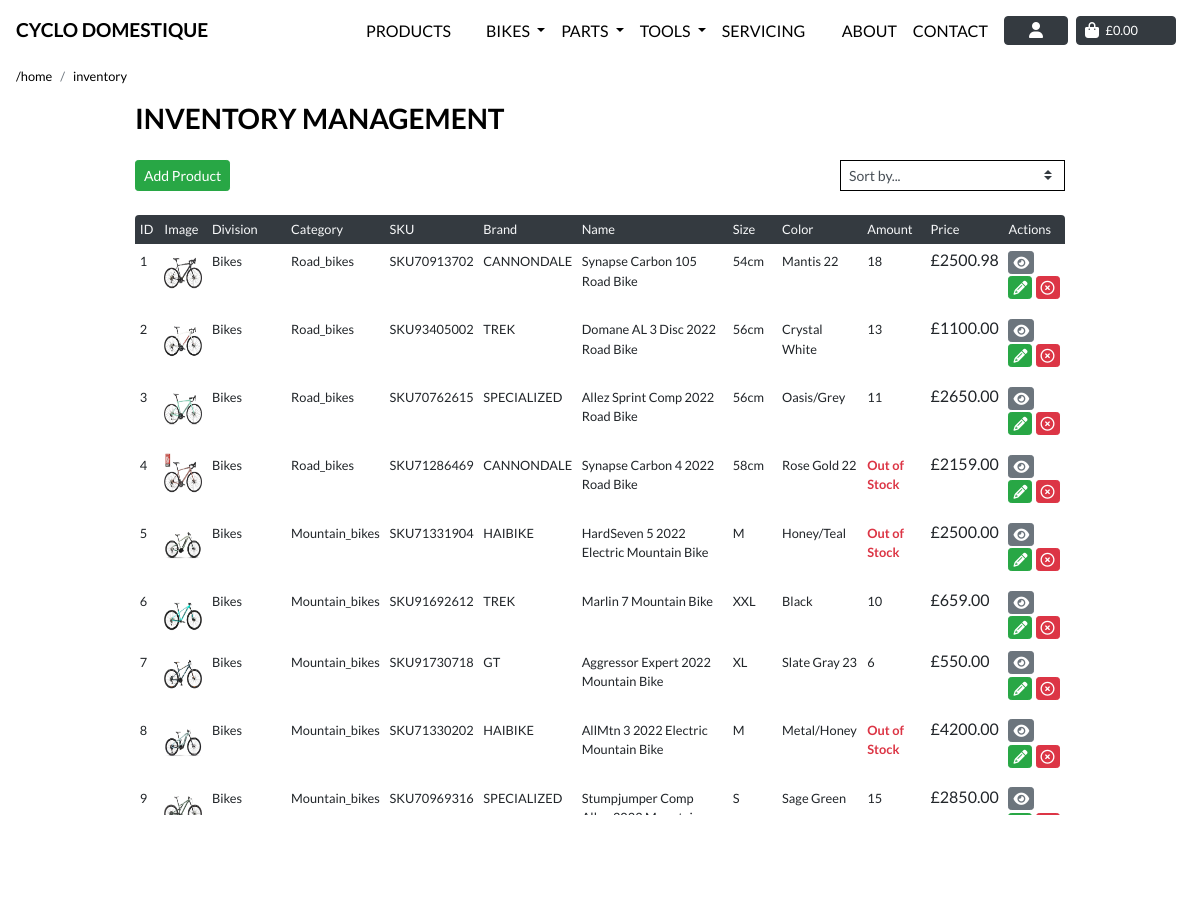
Page /products/inventory/ (signed in, upper part) on the earlier database version.
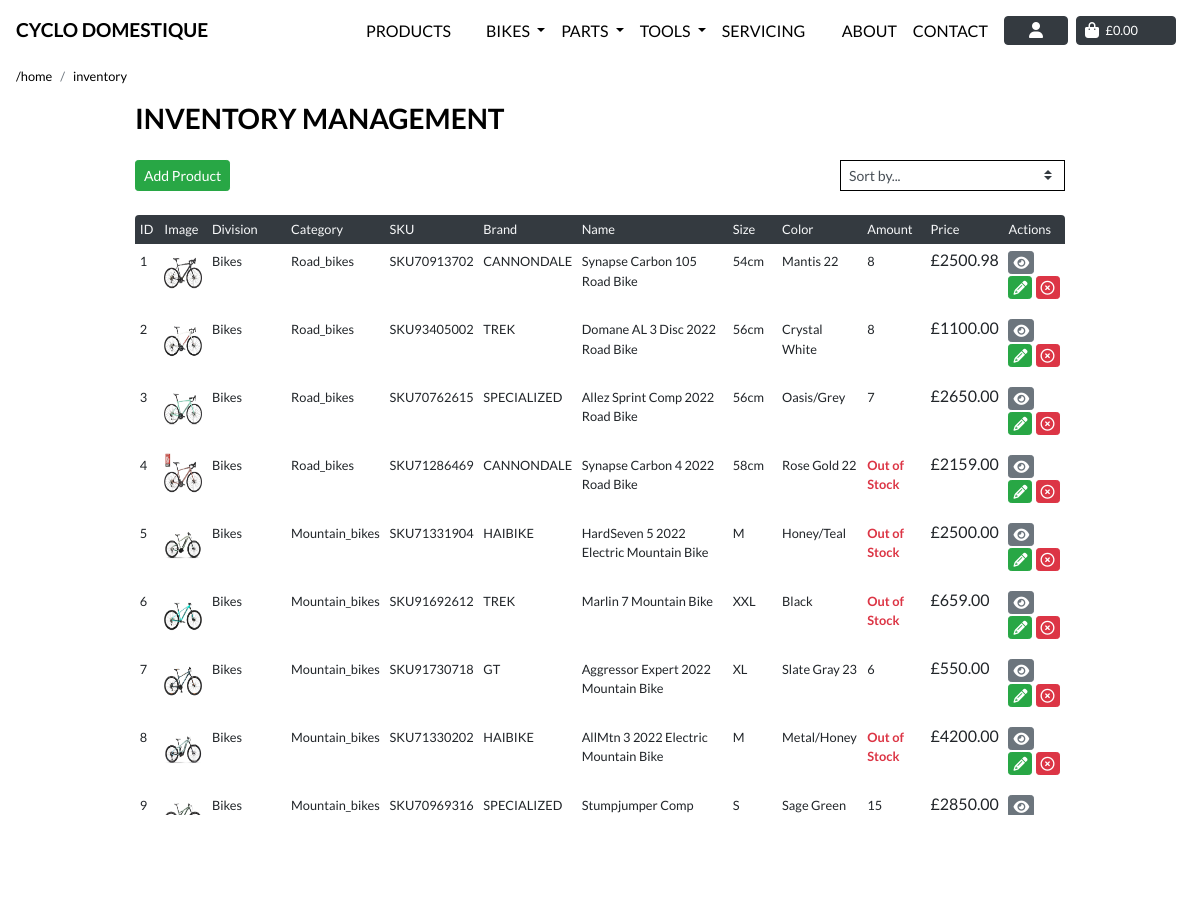
Same page on the later database version.
### products/models.py (models this page shows, shortened)
class Product(models.Model):
    category = models.ForeignKey('Category', null=True, blank=True,
                                 on_delete=models.SET_NULL)
    sku = models.CharField(max_length=254, null=True, blank=True)
    brand = models.CharField(max_length=254)
    name = models.CharField(max_length=254)
    size = models.CharField(max_length=254, null=True, blank=True)
    amount = models.DecimalField(max_digits=10, decimal_places=0, default=10)
    color = models.CharField(max_length=30, null=True, blank=True)
    description = models.TextField(max_length=254, null=True, blank=True)
    full_description = models.TextField(blank=True, null=True)
    key_features = models.TextField(blank=True, null=True)
    price = models.DecimalField(max_digits=6, decimal_places=2)
    rating = models.DecimalField(max_digits=6, decimal_places=1,
                                 null=True, blank=True)
    image = models.ImageField(null=True, blank=True)
    image_url = models.URLField(max_length=1024, null=True, blank=True)

class Category(models.Model):
    class Meta:
        verbose_name_plural = 'Categories'
    division = models.ForeignKey('Division', null=True, blank=True,
                                 on_delete=models.SET_NULL)
    name = models.CharField(max_length=254)
    friendly_name = models.CharField(max_length=254, null=True, blank=True)
    def __str__(self):
        return self.name

class Division(models.Model):
    class Meta:
        verbose_name_plural = 'Divisions'
    name = models.CharField(max_length=254)
    friendly_name = models.CharField(max_length=254, null=True, blank=True)
    def __str__(self):
        return self.name

### products/views.py (the view, shortened to what this page needs)
# urls.py: path('inventory/', views.inventory, name='inventory'),
@login_required
def inventory(request):
    products = Product.objects.all()
    categories = None
    sort = None
    direction = None
    current_sorting = f'{sort}_{direction}'
    context = {
        'products': products,
        'current_categories': categories,
        'current_sorting': current_sorting,
        'on_inventory_page': True
    }
    return render(request, 'products/inventory.html', context)

### products/templates/products/inventory.html (shortened to what the changed rows need)
{% extends "base.html" %}
{% load static %}
{% block extra_css %}
    <link rel="stylesheet" href="{% static 'profiles/css/profile.css' %}">
    <link rel="stylesheet" href="{% static 'css/page_navbar.css' %}">
{% endblock %}
{% block content %}
<div class="container pb-2  mb-5">
    <div class="row">
        <div class="col-12 ">
            <div class="order-history table-responsive rounded mob-nav-header-hide">
                <table class="table table-sm table-borderless">
                    <thead class="rounded">
                        <tr class="text-light bg-dark rounded py-1 px-1">
                            <th class="font-weight-normal small">ID</th>
                            <th class="font-weight-normal small">Image</th>
                            <th class="font-weight-normal small">Division</th>
                            <th class="font-weight-normal small">Category</th>
                            <th class="font-weight-normal small">SKU</th>
                            <th class="font-weight-normal small">Brand</th>
                            <th class="font-weight-normal small">Name</th>
                            <th class="font-weight-normal small">Size</th>
                            <th class="font-weight-normal small">Color</th>
                            <th class="font-weight-normal small">Amount</th>
                            <th class="font-weight-normal small">Price</th>
                            <th class="font-weight-normal small">Actions</th>
                        </tr>
                    </thead>
                    <tbody>
                        {% for product in products %}
                            <tr class="">
                                <td><p class="mt-1 small">{{product.pk }}</p></td>
                                <td>
                                    {% if product.image %}
                                    <a class=" image-size" href="{% url 'product_details' product.id %}">
                                        <img class="card-img-top img-fluid  align-middle card-image-size" src="{{ product.image.url }}" alt="{{ product.name }}">
                                    </a>
                                    {% else %}
                                    <a class=" image-size"   href="{% url 'product_details' product.id %}">
                                        <img class="card-img-top img-fluid card-image-size" src="{{ MEDIA_URL }}noimage.png" alt="{{ product.name }}">
                                    </a>
                                    {% endif %}
                                </td>
                                <td><p class="mt-1 small text-capitalize">{{product.category.division }}</p></td>
                                <td><p class="mt-1 small text-capitalize">{{product.category }}</p></td>
                                <td><p class="mt-1 small">{{product.sku }}</p></td>
                                <td><p class="mt-1 small">{{product.brand}}</p></td>
                                <td><p class="mt-1 small">{{product.name}}</p></td>
                                <td><p class="mt-1 small">{{product.size}}</p></td>
                                <td><p class="mt-1 small">{{product.color}}</p></td>
                                <td >
                                    {% if product.amount > 1 %}
                                        <p class="mt-1 small"> {{product.amount}}</p>
                                    {% else %}
                                        <p class="mt-1 mr-2 small text-danger" ><strong>Out of Stock</strong></p>
                                    {% endif %}
                                </td>
                                <td class=" poundSign currency">{{product.price}}</td>
                                <td> <div>
                                    <a class="btn btn-secondary btn-sm text-white py-0 px-1" href="{% url 'product_details' product.id %}"><i class="fas fa-eye"></i></a>
                                    <a class="btn btn-success btn-sm text-white py-0 px-1" href="{% url 'edit_product' product.id %}"><i class="fas fa-pencil-alt"></i></a>
                                    <a class="btn btn-danger btn-sm text-white py-0 px-1" href="{% url 'delete_product' product.id %}"><i class="far fa-times-circle"></i></a>
                                </div></td>
                            </tr>
                        {% endfor %}
                    </tbody>
                </table>
            </div>
        </div>
    </div>
</div>
{% endblock %}

Differences in the rows shown:
changed Product "SKU70913702": amount "18" → "8"
changed Product "SKU93405002": amount "13" → "8"
changed Product "SKU70762615": amount "11" → "7"
changed Product "SKU91692612": amount "10" → (not shown); now shows "Out of Stock"
